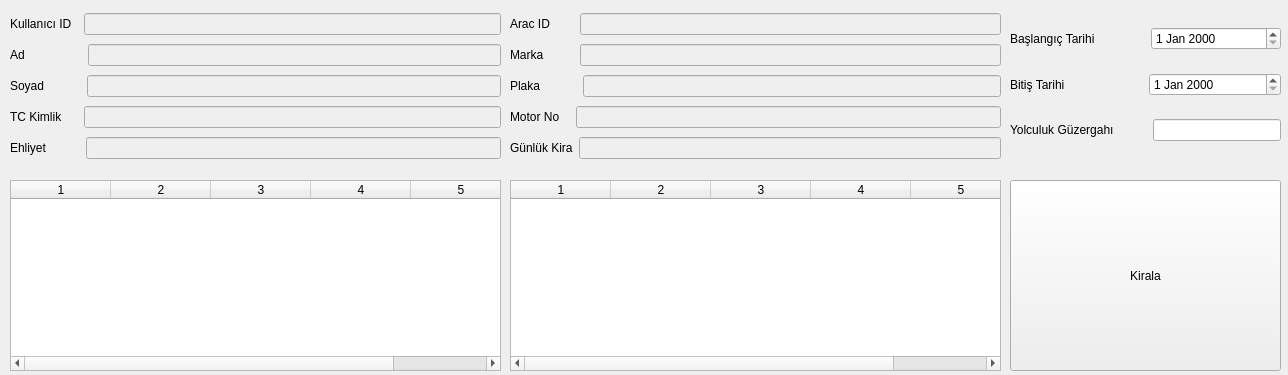
<?xml version="1.0" encoding="UTF-8"?>
<ui version="4.0">
 <class>Kiralama</class>
 <widget class="QWidget" name="Kiralama">
  <property name="geometry">
   <rect>
    <x>0</x>
    <y>0</y>
    <width>1288</width>
    <height>375</height>
   </rect>
  </property>
  <property name="windowTitle">
   <string>Kiralama</string>
  </property>
  <widget class="QTableWidget" name="tableWidget">
   <property name="geometry">
    <rect>
     <x>10</x>
     <y>180</y>
     <width>491</width>
     <height>191</height>
    </rect>
   </property>
   <column>
    <property name="text">
     <string>1</string>
    </property>
   </column>
   <column>
    <property name="text">
     <string>2</string>
    </property>
   </column>
   <column>
    <property name="text">
     <string>3</string>
    </property>
   </column>
   <column>
    <property name="text">
     <string>4</string>
    </property>
   </column>
   <column>
    <property name="text">
     <string>5</string>
    </property>
   </column>
  </widget>
  <widget class="QPushButton" name="push_kirala">
   <property name="geometry">
    <rect>
     <x>1010</x>
     <y>180</y>
     <width>271</width>
     <height>191</height>
    </rect>
   </property>
   <property name="text">
    <string>Kirala</string>
   </property>
  </widget>
  <widget class="QWidget" name="verticalLayoutWidget">
   <property name="geometry">
    <rect>
     <x>10</x>
     <y>10</y>
     <width>491</width>
     <height>156</height>
    </rect>
   </property>
   <layout class="QVBoxLayout" name="verticalLayout">
    <item>
     <layout class="QHBoxLayout" name="horizontalLayout_14">
      <item>
       <widget class="QLabel" name="label_14">
        <property name="text">
         <string>Kullanıcı ID  </string>
        </property>
       </widget>
      </item>
      <item>
       <widget class="QLineEdit" name="line_kullanci_id">
        <property name="enabled">
         <bool>false</bool>
        </property>
       </widget>
      </item>
     </layout>
    </item>
    <item>
     <layout class="QHBoxLayout" name="horizontalLayout_13">
      <item>
       <widget class="QLabel" name="label_13">
        <property name="text">
         <string>Ad                 </string>
        </property>
       </widget>
      </item>
      <item>
       <widget class="QLineEdit" name="line_ad">
        <property name="enabled">
         <bool>false</bool>
        </property>
       </widget>
      </item>
     </layout>
    </item>
    <item>
     <layout class="QHBoxLayout" name="horizontalLayout_19">
      <item>
       <widget class="QLabel" name="label_19">
        <property name="text">
         <string>Soyad           </string>
        </property>
       </widget>
      </item>
      <item>
       <widget class="QLineEdit" name="line_soyad">
        <property name="enabled">
         <bool>false</bool>
        </property>
       </widget>
      </item>
     </layout>
    </item>
    <item>
     <layout class="QHBoxLayout" name="horizontalLayout_15">
      <item>
       <widget class="QLabel" name="label_15">
        <property name="text">
         <string>TC Kimlik     </string>
        </property>
       </widget>
      </item>
      <item>
       <widget class="QLineEdit" name="line_TC">
        <property name="enabled">
         <bool>false</bool>
        </property>
       </widget>
      </item>
     </layout>
    </item>
    <item>
     <layout class="QHBoxLayout" name="horizontalLayout_21">
      <item>
       <widget class="QLabel" name="label_21">
        <property name="text">
         <string>Ehliyet          </string>
        </property>
       </widget>
      </item>
      <item>
       <widget class="QLineEdit" name="line_ehliyet">
        <property name="enabled">
         <bool>false</bool>
        </property>
       </widget>
      </item>
     </layout>
    </item>
   </layout>
  </widget>
  <widget class="QWidget" name="verticalLayoutWidget_2">
   <property name="geometry">
    <rect>
     <x>510</x>
     <y>10</y>
     <width>491</width>
     <height>156</height>
    </rect>
   </property>
   <layout class="QVBoxLayout" name="verticalLayout_2">
    <item>
     <layout class="QHBoxLayout" name="horizontalLayout_16">
      <item>
       <widget class="QLabel" name="label_16">
        <property name="text">
         <string>Arac ID       </string>
        </property>
       </widget>
      </item>
      <item>
       <widget class="QLineEdit" name="line_arac_id">
        <property name="enabled">
         <bool>false</bool>
        </property>
       </widget>
      </item>
     </layout>
    </item>
    <item>
     <layout class="QHBoxLayout" name="horizontalLayout_17">
      <item>
       <widget class="QLabel" name="label_17">
        <property name="text">
         <string>Marka         </string>
        </property>
       </widget>
      </item>
      <item>
       <widget class="QLineEdit" name="line_marka">
        <property name="enabled">
         <bool>false</bool>
        </property>
       </widget>
      </item>
     </layout>
    </item>
    <item>
     <layout class="QHBoxLayout" name="horizontalLayout_20">
      <item>
       <widget class="QLabel" name="label_20">
        <property name="text">
         <string>Plaka           </string>
        </property>
       </widget>
      </item>
      <item>
       <widget class="QLineEdit" name="line_plaka">
        <property name="enabled">
         <bool>false</bool>
        </property>
       </widget>
      </item>
     </layout>
    </item>
    <item>
     <layout class="QHBoxLayout" name="horizontalLayout_22">
      <item>
       <widget class="QLabel" name="label_22">
        <property name="text">
         <string>Motor No   </string>
        </property>
       </widget>
      </item>
      <item>
       <widget class="QLineEdit" name="line_motor_no">
        <property name="enabled">
         <bool>false</bool>
        </property>
       </widget>
      </item>
     </layout>
    </item>
    <item>
     <layout class="QHBoxLayout" name="horizontalLayout_18">
      <item>
       <widget class="QLabel" name="label_18">
        <property name="text">
         <string>Günlük Kira</string>
        </property>
       </widget>
      </item>
      <item>
       <widget class="QLineEdit" name="line_gunluk_kira">
        <property name="enabled">
         <bool>false</bool>
        </property>
       </widget>
      </item>
     </layout>
    </item>
   </layout>
  </widget>
  <widget class="QWidget" name="verticalLayoutWidget_3">
   <property name="geometry">
    <rect>
     <x>1010</x>
     <y>10</y>
     <width>271</width>
     <height>151</height>
    </rect>
   </property>
   <layout class="QVBoxLayout" name="verticalLayout_3">
    <item>
     <layout class="QHBoxLayout" name="horizontalLayout_23">
      <item>
       <widget class="QLabel" name="label_23">
        <property name="text">
         <string>Başlangıç Tarihi               </string>
        </property>
       </widget>
      </item>
      <item>
       <widget class="QDateEdit" name="date_baslangic"/>
      </item>
     </layout>
    </item>
    <item>
     <layout class="QHBoxLayout" name="horizontalLayout_24">
      <item>
       <widget class="QLabel" name="label_24">
        <property name="text">
         <string>Bitiş Tarihi</string>
        </property>
       </widget>
      </item>
      <item>
       <widget class="QDateEdit" name="date_bitis"/>
      </item>
     </layout>
    </item>
    <item>
     <layout class="QHBoxLayout" name="horizontalLayout_25">
      <item>
       <widget class="QLabel" name="label_25">
        <property name="text">
         <string>Yolculuk Güzergahı          </string>
        </property>
       </widget>
      </item>
      <item>
       <widget class="QLineEdit" name="line_guzergah">
        <property name="enabled">
         <bool>true</bool>
        </property>
       </widget>
      </item>
     </layout>
    </item>
   </layout>
  </widget>
  <widget class="QTableWidget" name="tableWidget_2">
   <property name="geometry">
    <rect>
     <x>510</x>
     <y>180</y>
     <width>491</width>
     <height>191</height>
    </rect>
   </property>
   <column>
    <property name="text">
     <string>1</string>
    </property>
   </column>
   <column>
    <property name="text">
     <string>2</string>
    </property>
   </column>
   <column>
    <property name="text">
     <string>3</string>
    </property>
   </column>
   <column>
    <property name="text">
     <string>4</string>
    </property>
   </column>
   <column>
    <property name="text">
     <string>5</string>
    </property>
   </column>
  </widget>
 </widget>
 <resources/>
 <connections/>
</ui>
